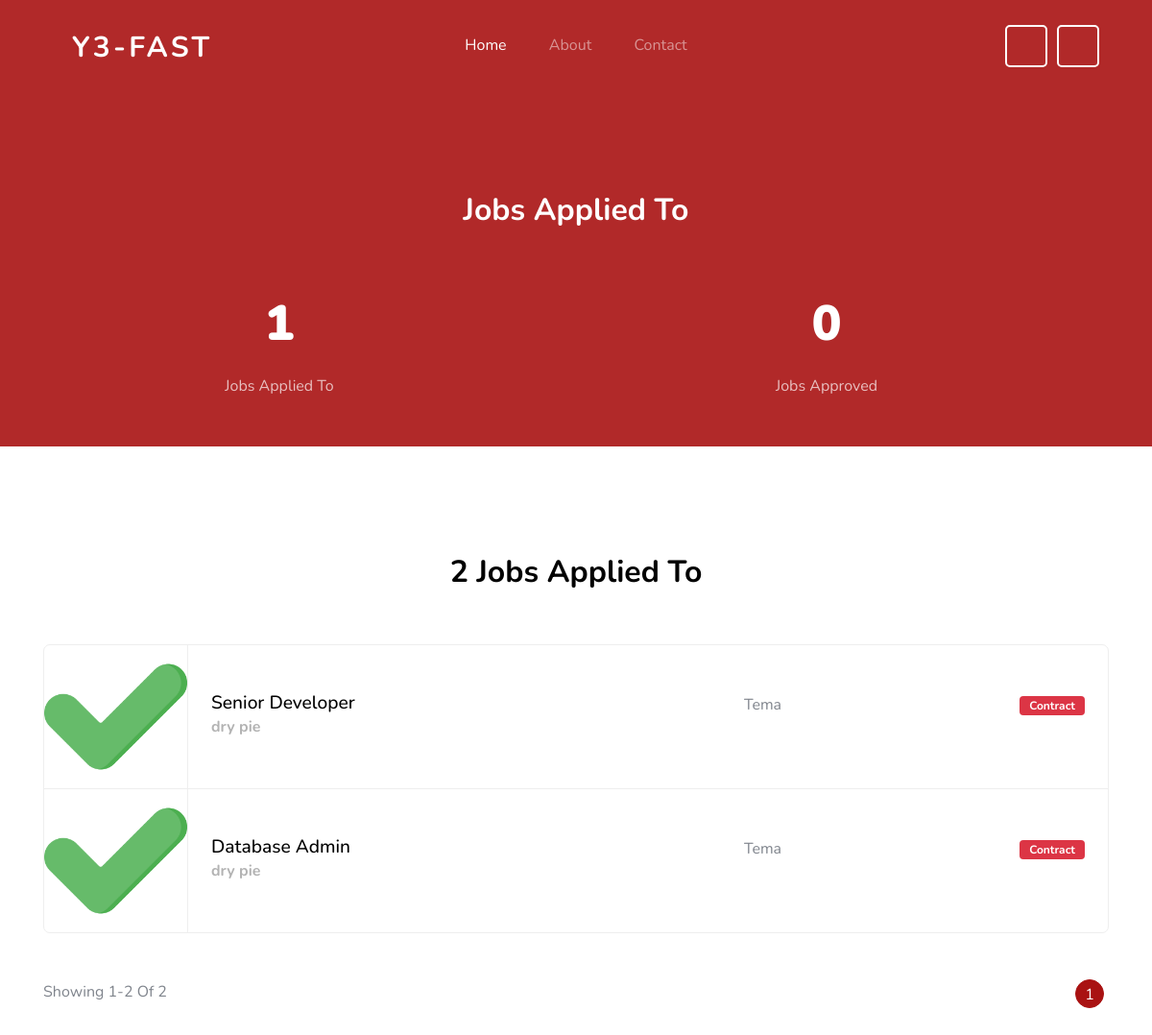
Page /job-listings.php (signed in) on the committed database.
### tables this page shows
CREATE TABLE `job_req` (
    `job_id` int(11) NOT NULL,
    `job_title` varchar(100) NOT NULL,
    `job_description` text NOT NULL,
    `user_id` int(11) NOT NULL,
    `responsibility` longtext NOT NULL CHECK (json_valid(`responsibility`)),
    `experience` varchar(100) DEFAULT NULL,
    `benefits` longtext DEFAULT NULL CHECK (json_valid(`benefits`)),
    `vacancy` int(11) DEFAULT NULL,
    `status` enum('Full-Time','Part-Time','Contract') NOT NULL,
    `job_location` varchar(255) DEFAULT NULL,
    `salary` decimal(10,2) DEFAULT NULL,
    `gender` enum('Male','Female','Other','Any') DEFAULT NULL,
    `application_deadline` date DEFAULT NULL,
    `published_on` datetime NOT NULL DEFAULT current_timestamp(),
    `featured_image` varchar(255) DEFAULT "./images/bm_office_chat.svg"
);

CREATE TABLE `users` (
    `user_id` int(11) NOT NULL,
    `profile_pic` varchar(255) DEFAULT "./uploads/profile_pic/check-mark.png",
    `email` varchar(255) NOT NULL,
    `passwd` varchar(255) NOT NULL,
    `username` varchar(50) NOT NULL,
    `usertype` enum('JobSeeker','Employer','Admin') NOT NULL
);

CREATE TABLE `employers` (
    `user_id` int(11) NOT NULL,
    `org_name` varchar(100) NOT NULL,
    `creation_date` date NOT NULL,
    `industry` varchar(50) DEFAULT NULL,
    `tag_ids` longtext DEFAULT NULL CHECK (json_valid(`tag_ids`))
);

### functions/getJobListingsPerUser.php (the view, shortened to what this page needs)
<?php
include 'settings/connection.php';
function getAppliedJobListings($start, $jobsPerPage, $jobSeekerId)
{
    global $conn;
    $offset = $start - 1;
    $sql = "SELECT
                job_req.job_id,
                job_req.job_title,
                job_req.job_description,
                job_req.job_location,
                job_req.status,
                job_req.published_on,
                employers.org_name,
                users.profile_pic
            FROM
                job_req
            INNER JOIN
                applications ON job_req.job_id = applications.job_id
            INNER JOIN
                employers ON job_req.user_id = employers.user_id
            INNER JOIN
                users ON job_req.user_id = users.user_id
            WHERE
                applications.user_id = ?
            LIMIT
                ?, ?";
    $stmt = $conn->prepare($sql);
    $stmt->bind_param("iii", $jobSeekerId, $offset, $jobsPerPage);
    $stmt->execute();
    $result = $stmt->get_result();
    if ($result->num_rows > 0) {
        echo '<ul class="job-listings mb-5">';
        while ($row = $result->fetch_assoc()) {
            $jobId = $row['job_id'];
            $jobTitle = $row['job_title'];
            $jobLocation = $row['job_location'];
            $status = $row['status'];
            $orgName = $row['org_name'];
            echo '<li class="job-listing d-block d-sm-flex pb-3 pb-sm-0 align-items-center">';
            echo '<a href="job-single.php?job_id=' . $jobId . '"></a>';
            echo '<div class="job-listing-logo">';
            echo '<img src="' . htmlspecialchars($row['profile_pic']) . '" alt="Job Logo" class="img-fluid" width="150px" height="150px"/>';
            echo '</div>';
            echo '<div class="job-listing-about d-sm-flex custom-width w-100 justify-content-between mx-4">';
            echo '<div class="job-listing-position custom-width w-50 mb-3 mb-sm-0">';
            echo '<h2>' . htmlspecialchars($jobTitle) . '</h2>';
            echo '<strong>' . htmlspecialchars($orgName) . '</strong>';
            echo '</div>';
            echo '<div class="job-listing-location mb-3 mb-sm-0 custom-width w-25">';
            echo '<span class="icon-room"></span> ' . htmlspecialchars($jobLocation);
            echo '</div>';
            echo '<div class="job-listing-meta">';
            echo '<span class="badge badge-danger">' . htmlspecialchars($status) . '</span>';
            echo '</div>';
            echo '</div>';
            echo '</li>';
        }
        echo '</ul>';
    } else {
        echo '<p>No job listings found that you have applied to.</p>';
    }
}
function getNumJobsAppliedTo($jobSeekerId) {
    global $conn;
    $sql = "SELECT COUNT(*) AS num_applied FROM applications WHERE user_id = ?";
    $stmt = $conn->prepare($sql);
    $stmt->bind_param("i", $jobSeekerId);
    $stmt->execute();
    $stmt->bind_result($numApplied);
    return $numApplied;
}
function getNumJobsApproved($jobSeekerId) {
    global $conn;
    $sql = "SELECT COUNT(*) AS num_approved FROM applications WHERE user_id = ? AND status = 'Accepted'";
    $stmt = $conn->prepare($sql);
    $stmt->bind_param("i", $jobSeekerId);
    $stmt->execute();
    $stmt->bind_result($numApproved);
    return $numApproved;
}

### job-listings.php (shortened to what this page needs)
<?php
include 'functions/getJobListingsPerUser.php';
?>
<!doctype html>
<html lang="en">
<head>
    <link rel="stylesheet" href="css/custom-bs.css"/>
    <link rel="stylesheet" href="css/jquery.fancybox.min.css"/>
    <link rel="stylesheet" href="css/bootstrap-select.min.css"/>
    <link rel="stylesheet" href="fonts/icomoon/style.css"/>
    <link rel="stylesheet" href="fonts/line-icons/style.css"/>
    <link rel="stylesheet" href="css/owl.carousel.min.css"/>
    <link rel="stylesheet" href="css/animate.min.css"/>
    <link rel="stylesheet" href="css/style.css"/>
</head>
<body id="top">
<div class="site-wrap">
    <?php include 'header.php' ?>
    <section class="bg-image overlay-primary fixed overlay" id="next" style="padding-top: 200px">
        <div class="container">
            <div class="row mb-5 justify-content-center">
                <div class="col-md-7 text-center">
                    <h2 class="section-title mb-2 text-white">
                        Jobs Applied To
                    </h2>
                </div>
            </div>
            <div class="row pb-0 block__19738 section-counter pb-5">
                <div class="col col-md col-lg mb-5 mb-lg-0 mr-5">
                    <div
                            class="d-flex align-items-center justify-content-center mb-2"
                    >
                        <strong class="number" data-number=<?= getNumJobsAppliedTo($_SESSION['user_id']) ?>
                        >0</strong
                        >
                    </div>
                    <span class="caption">Jobs Applied To</span>
                </div>
                <div class="col col-md col-lg mb-5 mb-lg-0 mr-5">
                    <div
                            class="d-flex align-items-center justify-content-center mb-2"
                    >
                        <strong class="number" data-number=<?= getNumJobsApproved($_SESSION['user_id']) ?>
                        >0</strong
                        >
                    </div>
                    <span class="caption">Jobs Approved</span>
                </div>
            </div>
        </div>
    </section>
    <section class="site-section">
        <div class="container">
            <div class="row mb-5 justify-content-center">
                <div class="col-md-7 text-center">
                    <h2 class="section-title mb-2">
                        <?= getNumJobsAppliedTo($_SESSION['user_id']) ?> Jobs Applied To
                    </h2>
                </div>
            </div>
            <?php
            $totalJobs = getNumJobsAppliedTo($_SESSION['user_id']);
            $jobsPerPage = 5;
            $totalPages = ceil($totalJobs / $jobsPerPage);
            $currentPage = isset($_GET['page']) ? (int)$_GET['page'] : 1;
            $start = ($currentPage - 1) * $jobsPerPage + 1;
            $end = min($start + $jobsPerPage - 1, $totalJobs);
            ?>
            <?php
            getAppliedJobListings($start, $jobsPerPage, $_SESSION['user_id']);
            ?>
            <div class="row pagination-wrap">
                <div class="col-md-6 text-center text-md-left mb-4 mb-md-0">
                    <span>Showing <?= $start ?>-<?= $end ?> Of <?= $totalJobs ?></span>
                </div>
                <div class="col-md-6 text-center text-md-right">
                    <div class="custom-pagination ml-auto">
                        <div class="d-inline-block">
                            <?php for ($i = 1; $i <= $totalPages; $i++): ?>
                                <a href="?page=<?= $i ?>" class="<?= $i == $currentPage ? 'active' : '' ?>"><?= $i ?></a>
                            <?php endfor; ?>
                        </div>
                    </div>
                </div>
            </div>
        </div>
    </section>
</div>
</body>
</html>

### header.php (shortened to what this page needs)
<header class="site-navbar mt-3">
    <div class="container-fluid">
        <div class="row align-items-center">
            <div>
                <div class="site-logo col-6 mt-n4">
                    <a href="index.php" style="font-weight: bold; font-size: 30px;">Y3-FAST</a>
                </div>
            </div>
            <nav class="mx-auto site-navigation">
                <ul class="site-menu js-clone-nav d-none d-xl-block ml-0 pl-0">
                    <li><a href="./index.php" class="nav-link active">Home</a></li>
                    <li><a href="about.php">About</a></li>
                    <li><a href="contact.php">Contact</a></li>
                </ul>
            </nav>
            <div class="right-cta-menu text-right d-flex align-items-center">
                <div class="ml-auto row">
                    <?php
                    if (isset($_SESSION['user_id'])) {
                        echo '
                              <a href="profile.php" class="col btn btn-outline-white border-width-2 d-none d-lg-inline-block" title="Profile">
                                <span class="icon-user"></span></a>';
                        echo '
                              <a href="./actions/logout.php" class="col btn btn-outline-white border-width-2 d-none d-lg-inline-block" title="Logout">
                                <span class="icon-exit_to_app"></span></a>';
                    }
                    ?>
                </div>
            </div>
        </div>
    </div>
</header>

### css/style.css (style rules this page uses)
.site-navbar { margin-bottom: 0px; z-index: 1999; position: absolute; width: 100%; top: 2rem; }
.site-navbar .container-fluid { padding-left: 7rem; padding-right: 7rem; }
.site-navbar .site-logo { position: absolute; left: 5%; }
.site-navbar .site-logo a { color: #fff; font-size: 1.5rem; letter-spacing: .2rem; text-transform: uppercase; }
.site-navbar .site-burger-menu, .site-navbar .right-cta-menu { position: absolute; right: 5%; }
.site-navbar .site-navigation { position: absolute; left: 50%; -webkit-transform: translateX(-50%); -ms-transform: translateX(-50%); transform: translateX(-50%); z-index: 5; }
.site-navbar .site-navigation .site-menu { margin-bottom: 0; }
.site-navbar .site-navigation .site-menu .active { color: #fff; display: inline-block; padding: 5px 20px; }
.site-navbar .site-navigation .site-menu a { text-decoration: none !important; display: inline-block; position: relative; }
.site-navbar .site-navigation .site-menu > li { display: inline-block; }
.site-navbar .site-navigation .site-menu > li > a { padding: 20px 20px !important; color: rgba(255, 255, 255, 0.5); display: inline-block; text-decoration: none !important; }
.site-mobile-menu .site-nav-wrap { padding: 0; margin: 0; list-style: none; position: relative; }
.site-mobile-menu .site-nav-wrap a { padding: 10px 20px; display: block; position: relative; color: #212529; }
.site-mobile-menu .site-nav-wrap li { position: relative; display: block; }
.site-mobile-menu .site-nav-wrap li .active { color: #000; }
.site-mobile-menu .site-nav-wrap > li { display: block; position: relative; float: left; width: 100%; }
.site-mobile-menu .site-nav-wrap > li > a { padding-left: 20px; font-size: 20px; }
body { font-weight: 400; font-size: 1rem; line-height: 1.7; position: relative; }
body:after { content: ""; position: absolute; top: 0; left: 0; right: 0; bottom: 0; background: rgba(0, 0, 0, 0.7); z-index: 100; opacity: 0; visibility: hidden; -webkit-transition: .3s all ease; -o-transition: .3s all ease; transition: .3s all ease; }
h1, h2, h3, h4 { color: #000; }
.site-section { padding-top: 7rem; padding-bottom: 7rem; position: relative; z-index: 2; }
.bg-image { background-size: cover; background-position: center center; background-repeat: no-repeat; }
.bg-image.fixed { background-attachment: fixed; }
.bg-image.overlay-primary { position: relative; }
.bg-image.overlay-primary:before { position: absolute; content: ""; top: 0; left: 0; right: 0; bottom: 0; background: rgba(169, 18, 18, 0.9); z-index: 1; }
.bg-image.overlay-primary > .container { position: relative; z-index: 2; }
.job-listings { padding: 0; margin: 0; border: 1px solid #eee; border-radius: 7px; overflow: hidden; position: relative; background: #fff; }
.job-listings .badge { color: #fff; padding: 4px 10px; }
.job-listings .job-listing { position: relative; border-bottom: 1px solid #eee; -webkit-transition: .3s all ease; -o-transition: .3s all ease; transition: .3s all ease; }
.job-listings .job-listing:last-child { border-bottom: none; }
.job-listings .job-listing a { position: absolute; width: 100%; height: 100%; -webkit-transition: .3s all ease; -o-transition: .3s all ease; transition: .3s all ease; }
.job-listings .job-listing .job-listing-logo { -webkit-box-flex: 0; -ms-flex: 0 0 150px; flex: 0 0 150px; border-right: 1px solid #eee; }
.job-listings .job-listing-position h2 { font-size: 1.2rem; margin-bottom: 0; }
.job-listings .job-listing-position strong { color: #b3b3b3; }
.section-title { font-size: 2rem; font-weight: 700; }
.btn:after, .btn:before { display: none; }
.btn.btn-outline-white { background: transparent; border-width: 2px; border-color: #fff; color: #fff; }
.custom-pagination a { width: 30px; height: 30px; line-height: 30px; display: inline-block; border-radius: 50%; border: 1px solid #dee2e6; text-align: center; margin: 0 5px; text-decoration: none; }
.custom-pagination a.active, .custom-pagination a:hover { background: #a91212; color: #fff; border-color: #a91212; }
.border-width-2 { border-width: 2px !important; }
.block__19738 { text-align: center; }
.block__19738 .number { font-size: 3.2rem; font-weight: 900; color: #fff; }
.block__19738 .caption { font-size: 1rem; display: block; color: rgba(255, 255, 255, 0.7); }

### header.php (style rules this page uses)
.right-cta-menu .btn { margin-right: 10px; padding: 8px 12px; border-radius: 5px; }
.right-cta-menu .ml-auto { display: flex; align-items: center; justify-content: flex-end; }

### rows in the picture
job_req: users.profile_pic (picture), job_title "Senior Developer", user.org_name "dry pie", job_location "Tema", status "Contract"
job_req: users.profile_pic (picture), job_title "Database Admin", user.org_name "dry pie", job_location "Tema", status "Contract"

### other values in the picture
getNumJobsAppliedTo($_SESSION['user_id']) "2"
$start "1"
$end "2"
$totalJobs "2"
